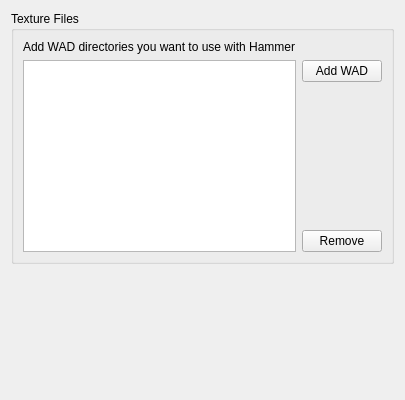
<?xml version="1.0" encoding="UTF-8"?>
<ui version="4.0">
 <class>OptionsPageTextures</class>
 <widget class="QWidget" name="OptionsPageTextures">
  <property name="geometry">
   <rect>
    <x>0</x>
    <y>0</y>
    <width>400</width>
    <height>400</height>
   </rect>
  </property>
  <property name="windowTitle">
   <string>Form</string>
  </property>
  <layout class="QVBoxLayout" name="verticalLayout">
   <item>
    <widget class="QGroupBox" name="groupBox">
     <property name="title">
      <string>Texture Files</string>
     </property>
     <layout class="QGridLayout" name="gridLayout">
      <item row="0" column="0">
       <widget class="QLabel" name="label">
        <property name="text">
         <string>Add WAD directories you want to use with Hammer</string>
        </property>
       </widget>
      </item>
      <item row="1" column="1">
       <widget class="QPushButton" name="pushButton">
        <property name="text">
         <string>Add WAD</string>
        </property>
       </widget>
      </item>
      <item row="3" column="1">
       <widget class="QPushButton" name="pushButton_2">
        <property name="text">
         <string>Remove</string>
        </property>
       </widget>
      </item>
      <item row="2" column="1">
       <spacer name="verticalSpacer">
        <property name="orientation">
         <enum>Qt::Vertical</enum>
        </property>
        <property name="sizeHint" stdset="0">
         <size>
          <width>20</width>
          <height>0</height>
         </size>
        </property>
       </spacer>
      </item>
      <item row="1" column="0" rowspan="3">
       <widget class="QListWidget" name="listWidget"/>
      </item>
     </layout>
    </widget>
   </item>
   <item>
    <spacer name="verticalSpacer_2">
     <property name="orientation">
      <enum>Qt::Vertical</enum>
     </property>
     <property name="sizeHint" stdset="0">
      <size>
       <width>20</width>
       <height>0</height>
      </size>
     </property>
    </spacer>
   </item>
  </layout>
 </widget>
 <resources/>
 <connections/>
</ui>
